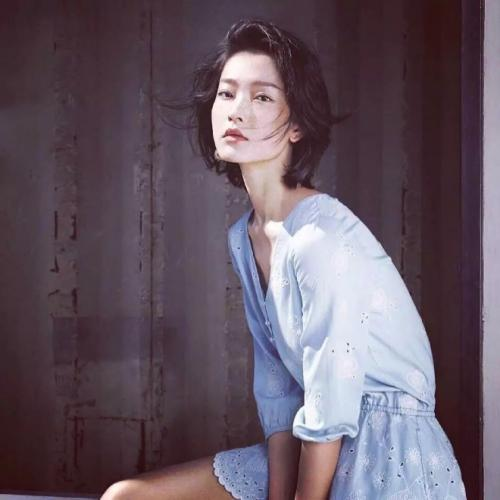
#> input picture 1.jpg, 500 x 500 px
$ python -i gui.py   (imports and definitions only)   (older library calls are emulated)
#> lines starting #> are read from the running program, lines starting #| are printed output that depends on the picture; after the words box and inside, x2 and y2 are one past the last pixel; in counts of white or black regions, pixels touching at a corner belong together
"""
SSIM参数
        一种衡量两幅图像相似度的新指标，其值越大越好，最大为1，经常用到图像处理中，
        特别在图像去噪处理中在图像相似度评价上全面超越SNR（signal to noise ratio）和PSNR（peak signal to noise ratio）。
        结构相似性理论认为，自然图像信号是高度结构化的，即像素间有很强的相关性，特别是空域中最接近的像素，
        这种相关性蕴含着视觉场景中物体结构的重要信息；HVS的主要功能是从视野中提取结构信息，
        可以用对结构信息的度量作为图像感知质量的近似。
        结构相似性理论是一种不同于以往模拟HVS低阶的组成结构的全新思想，与基于HVS特性的方法相比，
        最大的区别是自顶向下与自底向上的区别。这一新思想的关键是从对感知误差度量到对感知结构失真度量的转变。
        它没有试图通过累加与心理物理学简单认知模式有关的误差来估计图像质量，而是直接估计两个复杂结构信号的结构改变，
        从而在某种程度上绕开了自然图像内容复杂性及多通道去相关的问题。作为结构相似性理论的实现，
        结构相似度指数从图像组成的角度将结构信息定义为独立于亮度、对比度的，反映场景中物体结构的属性
        ，并将失真建模为亮度、对比度和结构三个不同因素的组合。用均值作为亮度的估计，标准差作为对比度的估计，
        协方差作为结构相似程度的度量。
"""


import copy
import random
import tkinter as tk
from tkinter import  messagebox


from PIL import Image, ImageTk
from skimage.measure import compare_ssim
import cv2
import  numpy as  np
class CompareImage():
    # 图片ssim对比函数
    def compare_image(self, path_image1):
#> called with path_image1 = '1.jpg'
       try:
           imageA = cv2.imread(path_image1)
#> imageA is the input picture: shape (500, 500, 3); mean B, G, R 98.9, 86.9, 101.2
           imageB = addnoise(imageA)
#> after the loop in addnoise, `for k in range(0, coutn):`:
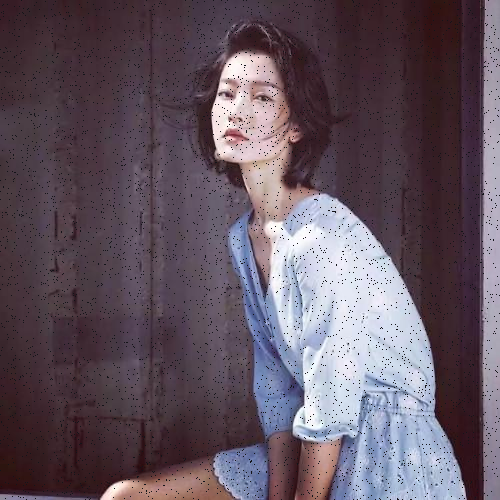
#> img: shape (500, 500, 3); 2.49% of pixels changed, all inside (x1, y1, x2, y2) = (0, 0, 500, 500)
           detil_image(imageA,imageB)
           crop_size = (320, 480)
           rayA = cv2.cvtColor(imageA, cv2.COLOR_BGR2GRAY)
           rayB = cv2.cvtColor(imageB, cv2.COLOR_BGR2GRAY)
           grayA = cv2.resize(rayA, crop_size, interpolation=cv2.INTER_CUBIC)
           grayB = cv2.resize(rayB, crop_size, interpolation=cv2.INTER_CUBIC)
           (score, diff) = compare_ssim(grayA, grayB, full=True)
           return score
       except:
           return 0
compare_image = CompareImage()

#   窗口化
# [5 lines not run here, left out]
# label  标签
# [1 line that did not run here, left out]
# [1 line not run here, left out]
# [1 line that did not run here, left out]
# [1 line not run here, left out]
# [1 line that did not run here, left out]
# [1 line not run here, left out]

def print_selection(v):
    # 拉动条  ssim对比值
    jd.config(text='SSIM:' + v)
    return v
# [2 lines that did not run here, left out]
# [2 lines not run here, left out]

def calcAndDrawHist(image, color):
    # 直方图
    hist = cv2.calcHist([image], [0], None, [256], [0.0, 255.0])
    minVal, maxVal, minLoc, maxLoc = cv2.minMaxLoc(hist)
    histImg = np.zeros([256, 256, 3], np.uint8)
    hpt = int(0.9 * 256)
    for h in range(256):
        intensity = int(hist[h] * hpt / maxVal)
        cv2.line(histImg, (h, 256), (h, 256 - intensity), color)
    return histImg

def heng(img1,img2,img3,imgtop):
    # 横向拼接,再纵向拼接函数
    imgh = cv2.hconcat([img1,img2,img3])
    imgF = cv2.vconcat([imgtop,imgh ])
    return imgF
def zong(img1,img2):
    # 拼接两个图
    imgend = cv2.hconcat([img1,img2])
    return imgend
def detil_image(name,name1):
    # 图片对比  生成直方图
    macrop_size = (480, 350)   #   大图片尺寸
    crop_size = (160, 200)     #小图片尺寸
    original_img = name
    img = cv2.resize(original_img, macrop_size, fx=0.6, fy=0.6, interpolation=cv2.INTER_CUBIC)
#> img: shape (350, 480, 3)
    b, g, r = cv2.split(img)

    histImgB = calcAndDrawHist(b, [255, 0, 0])
#> in calcAndDrawHist, `hist = cv2.calcHist([image], [0], None, [256], [0.0, 255.0])`: hist = 256 values, max 2576 at index 61, min 0 at index 0, mean 655.2
#> in calcAndDrawHist, `minVal, maxVal, minLoc, maxLoc = cv2.minMaxLoc(hist)`: minVal = 0; maxVal = 2576; minLoc = (0, 0); maxLoc = (0, 61)
#> the loop in calcAndDrawHist, `for h in range(256):` made 256 passes
#> intensity on passes 1 to 3: 0, 0, 0
#> after the loop in calcAndDrawHist, `for h in range(256):`:
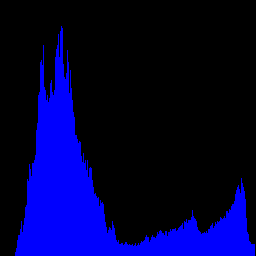
#> histImg: shape (256, 256, 3); mean of channels 0, 1, 2 57.8, 0, 0; drawn as B, G, R
    histImgG = calcAndDrawHist(g, [0, 255, 0])
#> in calcAndDrawHist (call 2), `hist = cv2.calcHist([image], [0], None, [256], [0.0, 255.0])`: hist = 256 values, max 2911 at index 35, min 0 at index 0, mean 656.2
#> in calcAndDrawHist (call 2), `minVal, maxVal, minLoc, maxLoc = cv2.minMaxLoc(hist)`: maxVal = 2911; maxLoc = (0, 35)
#> the loop in calcAndDrawHist (call 2), `for h in range(256):` made 256 passes
#> after the loop in calcAndDrawHist (call 2), `for h in range(256):`:
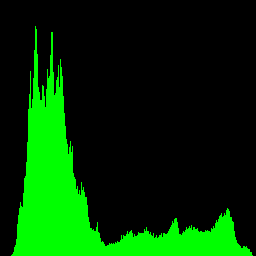
#> histImg: shape (256, 256, 3); mean of channels 0, 1, 2 0, 51.1, 0; drawn as B, G, R
    histImgR = calcAndDrawHist(r, [0, 0, 255])
#> in calcAndDrawHist (call 3), `hist = cv2.calcHist([image], [0], None, [256], [0.0, 255.0])`: hist = 256 values, max 3817 at index 71, min 0 at index 0, mean 655.6
#> in calcAndDrawHist (call 3), `minVal, maxVal, minLoc, maxLoc = cv2.minMaxLoc(hist)`: maxVal = 3817; maxLoc = (0, 71)
#> the loop in calcAndDrawHist (call 3), `for h in range(256):` made 256 passes
#> after the loop in calcAndDrawHist (call 3), `for h in range(256):`:
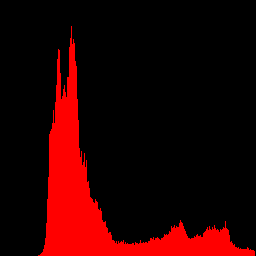
#> histImg: shape (256, 256, 3); mean of channels 0, 1, 2 0, 0, 38.9; drawn as B, G, R
    histImgB = cv2.resize(histImgB, crop_size, interpolation=cv2.INTER_CUBIC)
    histImgG = cv2.resize(histImgG, crop_size, interpolation=cv2.INTER_CUBIC)
    histImgR = cv2.resize(histImgR, crop_size, interpolation=cv2.INTER_CUBIC)
    imgF=heng(histImgB,histImgG,histImgR,img)


    #   第二个图片操作
    original_img1 = name1
    img1 = cv2.resize(original_img1, macrop_size, fx=0.6, fy=0.6, interpolation=cv2.INTER_CUBIC)
    b, g, r = cv2.split(img1)
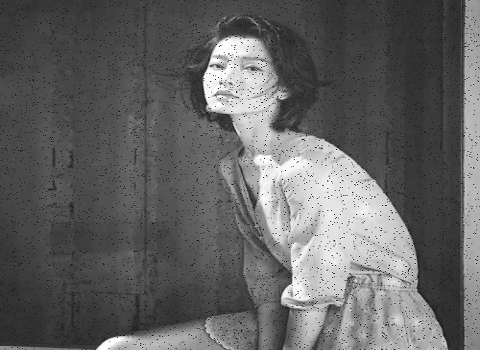
#> r: shape (350, 480); min 0, max 255, mean 99.2
    hist1ImgB = calcAndDrawHist(b, [255, 0, 0])
    hist1ImgG = calcAndDrawHist(g, [0, 255, 0])
    hist1ImgR = calcAndDrawHist(r, [0, 0, 255])
    hist1ImgB = cv2.resize(hist1ImgB, crop_size, interpolation=cv2.INTER_CUBIC)
    hist1ImgG = cv2.resize(hist1ImgG, crop_size, interpolation=cv2.INTER_CUBIC)
    hist1ImgR = cv2.resize(hist1ImgR, crop_size, interpolation=cv2.INTER_CUBIC)
    imgS = heng(hist1ImgB, hist1ImgG, hist1ImgR, img1)
    # 合并两张图片
    imgend=zong(imgF,imgS)
    FW=cv2.imwrite("end.png", imgend, [int(cv2.IMWRITE_PNG_COMPRESSION), 0])
    return FW

def addnoise(yuan):
    # 定义添加椒盐噪声的函数
    coutn = random.randint(1,10000)
    img=copy.deepcopy(yuan)
    for k in range(0, coutn):
        # get the random point
        xi = int(np.random.uniform(0, img.shape[1]))
        xj = int(np.random.uniform(0, img.shape[0]))
        # add noise
        if img.ndim == 2:
            img[xj, xi] = 255
        elif img.ndim == 3:
            img[xj, xi, 0] = 25
            img[xj, xi, 1] = 20
            img[xj, xi, 2] = 20
    return img


def createcolor():
    # 生成色块
    black=cv2.imread(r"D:\shiju\contrast\black.jpg")
    blue=cv2.imread(r"D:\shiju\contrast\blue.jpg")
    orange=cv2.imread(r"D:\shiju\contrast\orange.jpg")
    red=cv2.imread(r"D:\shiju\contrast\red.jpg")
    listcolor=random.sample([black,blue,orange,red],4)
    imagecolor = cv2.hconcat(listcolor)
    cv2.imwrite('RandomColor.jpg', imagecolor)
    return imagecolor

def contrast():
    # 对比函数
    # 获取图片地址
    createcolor()
    img_1 = "D:\shiju\contrast\RandomColor.jpg"
    ssim1=s.get()
    # 进行对比
    jieguo=compare_image.compare_image(img_1)
    jieguo=round(jieguo,2)
    if jieguo==0 or float(ssim1)==False:
        tk.messagebox.showinfo(title='出错了', message='检查图片路径或者ssim值是否有误')
    else:
        image2 = Image.open('end.png')
        photo2 = ImageTk.PhotoImage(image2)
        l1.config(image=photo2)
        l1.image = photo2
        # tk.messagebox.showinfo(title='对比结果', message=f'SSIM:{jieguo}')
        if  jieguo>float(ssim1):
            l.config(bg='green',text=f'ok   {jieguo}')
        else:
            l.config( bg='red',  text=f'wrong  {jieguo}')

# 测试按钮函数
# [1 line that did not run here, left out]
# [5 lines not run here, left out]

>>> result = CompareImage().compare_image('1.jpg')
#> in compare_image, `grayB = cv2.resize(rayB, crop_size, interpolation=cv2.INTER_CUBIC)`:
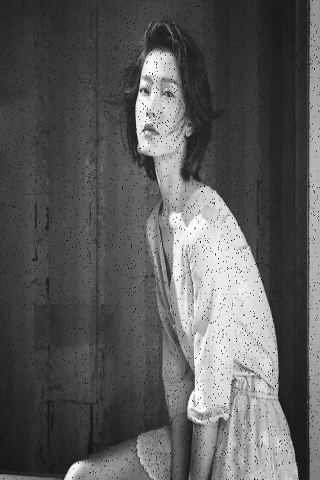
#> grayB: shape (480, 320); min 0, max 255, mean 90.7
#> in compare_image, `(score, diff) = compare_ssim(grayA, grayB, full=True)`:
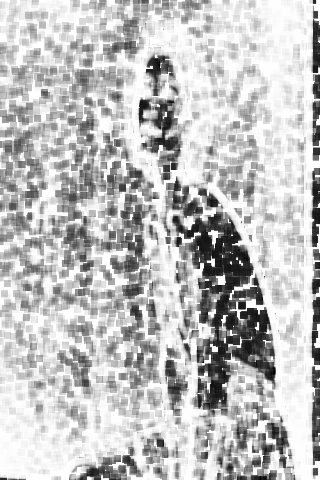
#> diff: shape (480, 320) float64; min -0.0663, max 1, mean 0.736; drawn with min black and max white
#> in compare_image, `(score, diff) = compare_ssim(grayA, grayB, full=True)`: score = 0.738
#> result = 0.738

$ run again, on 2.jpg
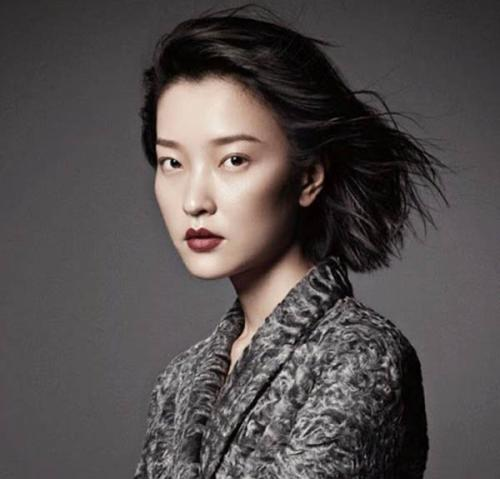
#> input picture 2.jpg, 500 x 479 px
#> in compare_image, imageA is the input picture: shape (479, 500, 3); mean B, G, R 77.2, 77.7, 83.2
#> hist = 256 values, max 4643 at index 81, min 0 at index 230, mean 656.2
#> minVal = 0; maxVal = 4643; minLoc = (0, 230); maxLoc = (0, 81)
#> the loop in calcAndDrawHist, `for h in range(256):` made 256 passes
#> intensity on passes 1 to 3: 47, 50, 68
#> hist = 256 values, max 4406 at index 81, min 0 at index 241, mean 656.2
#> maxVal = 4406; minLoc = (0, 241)
#> the loop in calcAndDrawHist (call 2), `for h in range(256):` made 256 passes
#> intensity on passes 1 to 3: 25, 29, 47
#> after the loop in calcAndDrawHist (call 2), `for h in range(256):`:
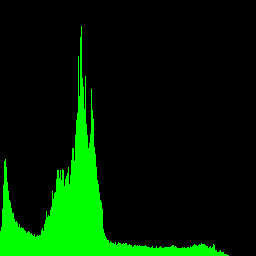
#> histImg: shape (256, 256, 3); mean of channels 0, 1, 2 0, 33.7, 0; drawn as B, G, R
#> in compare_image, `(score, diff) = compare_ssim(grayA, grayB, full=True)`:
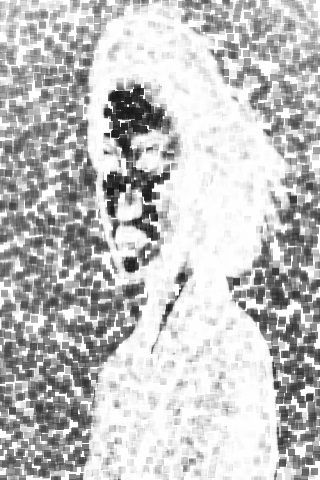
#> diff: shape (480, 320) float64; min -0.0913, max 1, mean 0.731; drawn with min black and max white
#> score = 0.731
